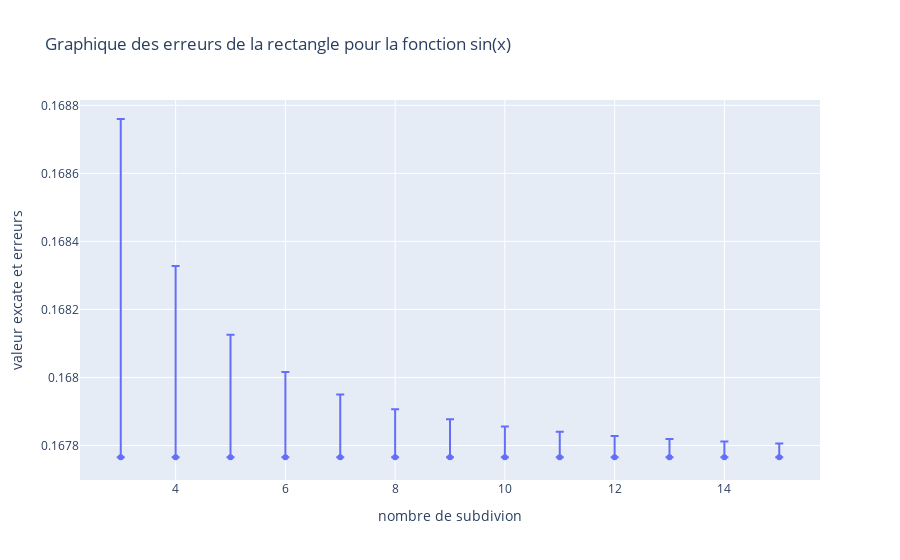
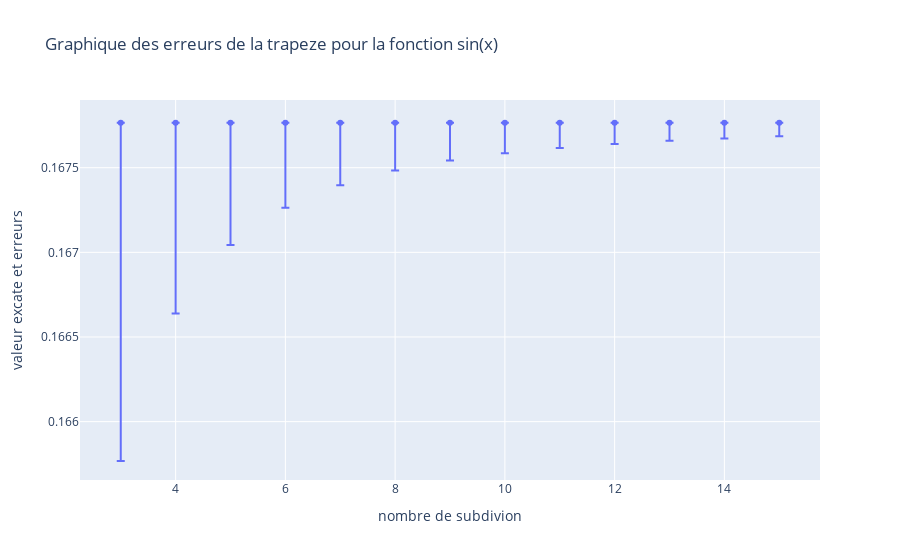

The notebook cell saved with these charts, in order:
### Markdown cell above
# Integral de log(x)

### Code cell
f = np.log10
a, b = 1, 2

exact = 2*np.log10(2) - 1/np.log(10)
df = create_grille(f, a, b, exact)
for methode in methodes:
    plot_error(df, methode)

### Figure 1 — Plotly figure (JSON) as saved in the notebook; plotly's stock layout.template omitted (floating-point values rounded to 4 significant figures)
{"data": [{"error_y": {"array": [0.0009943, 0.000562, 0.0003605, 0.0002506, 0.0001843, 0.0001411, 0.0001116, 9.039e-05, 7.471e-05, 6.279e-05, 5.351e-05, 4.614e-05, 4.019e-05], "symmetric": false, "type": "data", "visible": true}, "mode": "markers", "type": "scatter", "x": [3, 4, 5, 6, 7, 8, 9, 10, 11, 12, 13, 14, 15], "y": [0.1678, 0.1678, 0.1678, 0.1678, 0.1678, 0.1678, 0.1678, 0.1678, 0.1678, 0.1678, 0.1678, 0.1678, 0.1678]}], "layout": {"title": {"text": "Graphique des erreurs de la rectangle pour la fonction sin(x)"}, "xaxis": {"title": {"text": "nombre de subdivion"}}, "yaxis": {"title": {"text": "valeur excate et erreurs"}}}}

### Figure 2 — Plotly figure (JSON) as saved in the notebook; plotly's stock layout.template omitted (floating-point values rounded to 4 significant figures)
{"data": [{"error_y": {"array": [-0.001998, -0.001127, -0.0007222, -0.0005018, -0.0003689, -0.0002825, -0.0002232, -0.0001809, -0.0001495, -0.0001256, -0.000107, -9.23e-05, -8.04e-05], "symmetric": false, "type": "data", "visible": true}, "mode": "markers", "type": "scatter", "x": [3, 4, 5, 6, 7, 8, 9, 10, 11, 12, 13, 14, 15], "y": [0.1678, 0.1678, 0.1678, 0.1678, 0.1678, 0.1678, 0.1678, 0.1678, 0.1678, 0.1678, 0.1678, 0.1678, 0.1678]}], "layout": {"title": {"text": "Graphique des erreurs de la trapeze pour la fonction sin(x)"}, "xaxis": {"title": {"text": "nombre de subdivion"}}, "yaxis": {"title": {"text": "valeur excate et erreurs"}}}}
